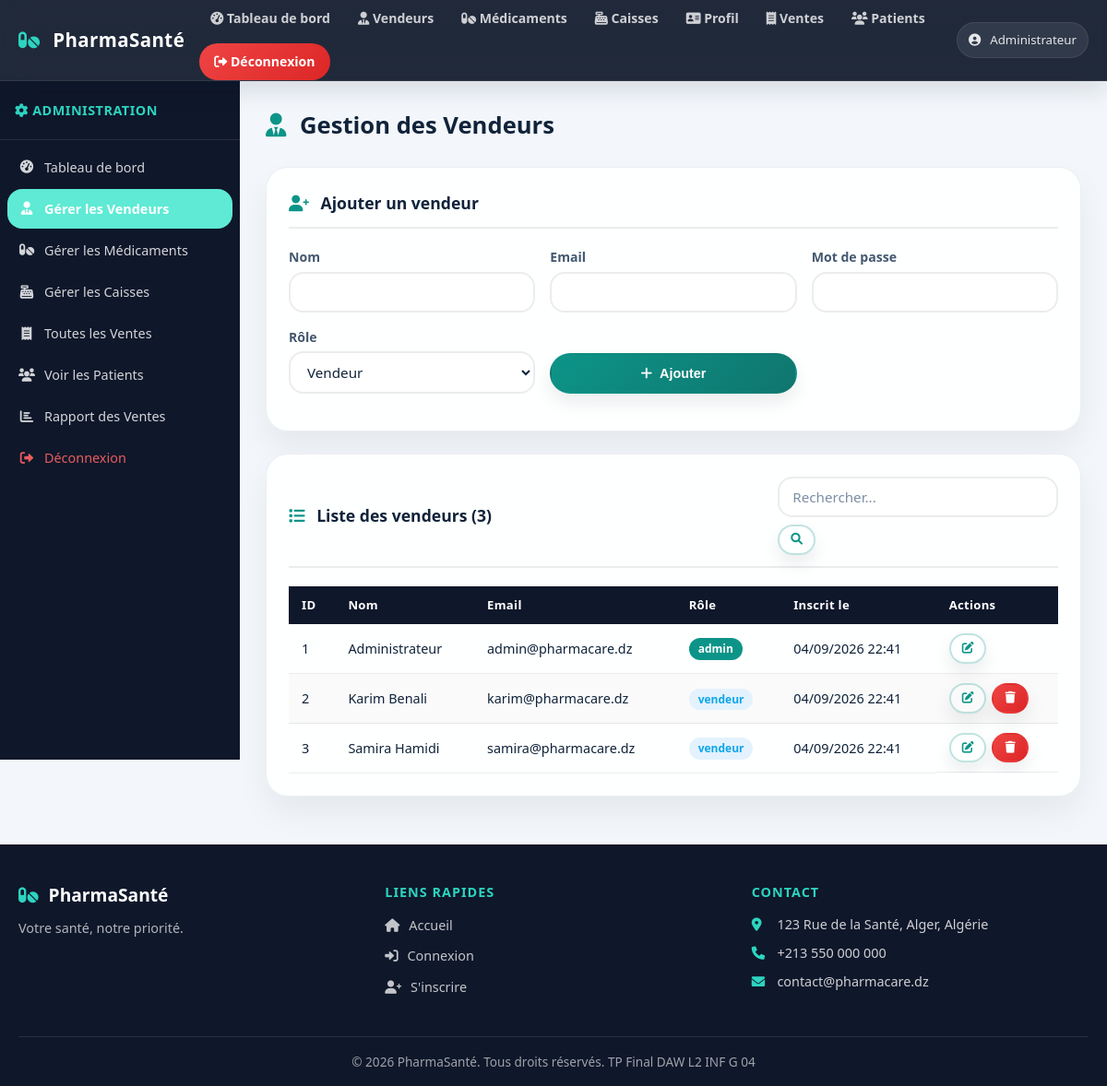
The page /gestion_vendeur.php (signed in) on the database its author committed.
### tables this page shows
CREATE TABLE `vendeur` (
    `id` INT NOT NULL AUTO_INCREMENT,
    `nom` VARCHAR(100) NOT NULL,
    `email` VARCHAR(100) NOT NULL,
    `password` VARCHAR(255) NOT NULL,
    `role` ENUM('admin','vendeur') DEFAULT 'vendeur',
    `date_creation` TIMESTAMP DEFAULT CURRENT_TIMESTAMP,
    PRIMARY KEY (`id`),
    UNIQUE KEY `uq_vendeur_email` (`email`)
);

CREATE TABLE `site_profile` (
    `id` TINYINT UNSIGNED NOT NULL,
    `full_name` VARCHAR(150) NOT NULL,
    `phone` VARCHAR(30) NOT NULL,
    `email` VARCHAR(150) NOT NULL,
    `location` VARCHAR(200) NOT NULL,
    `bio` VARCHAR(500) NOT NULL,
    `photo_path` VARCHAR(255) DEFAULT NULL,
    `updated_at` TIMESTAMP DEFAULT CURRENT_TIMESTAMP ON UPDATE CURRENT_TIMESTAMP,
    PRIMARY KEY (`id`)
);

### includes/functions.php (called while the page is built, shortened)
<?php
function h($data) {
    return htmlspecialchars($data, ENT_QUOTES, 'UTF-8');
}
function getSiteProfile($conn) {
    $create = $conn->query("CREATE TABLE IF NOT EXISTS site_profile (
        id TINYINT UNSIGNED NOT NULL PRIMARY KEY,
        full_name VARCHAR(150) NOT NULL,
        phone VARCHAR(30) NOT NULL,
        email VARCHAR(150) NOT NULL,
        location VARCHAR(200) NOT NULL,
        bio VARCHAR(500) NOT NULL,
        photo_path VARCHAR(255) DEFAULT NULL,
        updated_at TIMESTAMP DEFAULT CURRENT_TIMESTAMP ON UPDATE CURRENT_TIMESTAMP
    ) ENGINE=InnoDB DEFAULT CHARSET=utf8mb4 COLLATE=utf8mb4_unicode_ci");
    $result = $conn->query("SELECT * FROM site_profile WHERE id=1");
    if ($result && ($row = $result->fetch_assoc())) {
        return $row;
    }
    $defaults = array(
        'full_name' => 'PharmaSanté',
        'phone' => '+213 550 000 000',
        'email' => 'contact@pharmacare.dz',
        'location' => '123 Rue de la Santé, Alger, Algérie',
        'bio' => 'Votre santé, notre priorité.',
        'photo_path' => null
    );
    return $defaults;
}
function formatDate($datetime) {
    $ts = strtotime($datetime);
    return date('d/m/Y H:i', $ts);
}
?>

### gestion_vendeur.php (the view, shortened to what this page needs)
<!DOCTYPE html>
<html lang="fr">
<head>
    <link rel="stylesheet" href="https://cdnjs.cloudflare.com/ajax/libs/font-awesome/6.0.0-beta3/css/all.min.css">
    <link rel="stylesheet" href="style.css">
</head>
<body class="dashboard-page">
<?php
require_once 'config/database.php';
require_once 'includes/functions.php';
include 'header.php';
$search = isset($_GET['search']) ? trim($_GET['search']) : '';
$page   = isset($_GET['page']) ? max(1, intval($_GET['page'])) : 1;
$perPage = 10;
$offset  = ($page - 1) * $perPage;
if ($search) {
    $like = '%' . $search . '%';
    $countStmt = $conn->prepare("SELECT COUNT(*) FROM vendeur WHERE nom LIKE ? OR email LIKE ?");
    $countStmt->bind_param("ss", $like, $like);
    $countStmt->execute();
    $totalRows = $countStmt->get_result()->fetch_row()[0];
    $stmt = $conn->prepare("SELECT * FROM vendeur WHERE nom LIKE ? OR email LIKE ? ORDER BY date_creation DESC LIMIT ? OFFSET ?");
    $stmt->bind_param("ssii", $like, $like, $perPage, $offset);
    $stmt->execute();
    $result = $stmt->get_result();
} else {
    $totalRows = mysqli_fetch_row(mysqli_query($conn, "SELECT COUNT(*) FROM vendeur"))[0];
    $stmt = $conn->prepare("SELECT * FROM vendeur ORDER BY date_creation DESC LIMIT ? OFFSET ?");
    $stmt->bind_param("ii", $perPage, $offset);
    $stmt->execute();
    $result = $stmt->get_result();
}
?>
<div class="dashboard-layout">
    <aside class="sidebar">
        <div class="sidebar-header"><i class="fas fa-cog"></i> Administration</div>
        <nav class="sidebar-nav">
            <a href="admin_dashboard.php"><i class="fas fa-tachometer-alt"></i> Tableau de bord</a>
            <a href="gestion_vendeur.php" class="active"><i class="fas fa-user-tie"></i> Gérer les Vendeurs</a>
            <a href="gestion_medicament.php"><i class="fas fa-pills"></i> Gérer les Médicaments</a>
            <a href="gestion_caisse.php"><i class="fas fa-cash-register"></i> Gérer les Caisses</a>
            <a href="liste_vente.php"><i class="fas fa-receipt"></i> Toutes les Ventes</a>
            <a href="admin_patients.php"><i class="fas fa-users"></i> Voir les Patients</a>
            <a href="rapport_ventes.php"><i class="fas fa-chart-bar"></i> Rapport des Ventes</a>
            <a href="logout.php" class="sidebar-logout"><i class="fas fa-sign-out-alt"></i> Déconnexion</a>
        </nav>
    </aside>
    <main class="dashboard-main">
        <div class="page-header">
            <h1><i class="fas fa-user-tie"></i> Gestion des Vendeurs</h1>
        </div>
        <div class="section-card">
            <div class="section-card-header"><h2><i class="fas fa-user-plus"></i> Ajouter un vendeur</h2></div>
            <form method="POST" class="inline-form">
                <div class="form-row">
                    <div class="form-group"><label>Nom</label><input type="text" name="nom" class="form-input" required></div>
                    <div class="form-group"><label>Email</label><input type="email" name="email" class="form-input" required></div>
                    <div class="form-group"><label>Mot de passe</label><input type="password" name="password" class="form-input" required></div>
                    <div class="form-group">
                        <label>Rôle</label>
                        <select name="role" class="form-input">
                            <option value="vendeur">Vendeur</option>
                        </select>
                    </div>
                    <div class="form-group form-group-btn">
                        <button type="submit" class="btn btn-primary"><i class="fas fa-plus"></i> Ajouter</button>
                    </div>
                </div>
            </form>
        </div>
        <div class="section-card">
            <div class="section-card-header">
                <h2><i class="fas fa-list"></i> Liste des vendeurs (<?php echo $totalRows; ?>)</h2>
                <form method="GET" class="search-form">
                    <input type="text" name="search" class="form-input" placeholder="Rechercher..." value="<?php echo h($search); ?>">
                    <button type="submit" class="btn btn-outline btn-sm"><i class="fas fa-search"></i></button>
                </form>
            </div>
            <div class="table-responsive">
                <table class="data-table" id="vendeurTable">
                    <thead>
                        <tr><th>ID</th><th>Nom</th><th>Email</th><th>Rôle</th><th>Inscrit le</th><th>Actions</th></tr>
                    </thead>
                    <tbody>
                    <?php $hasRows = false; while ($v = $result->fetch_assoc()): $hasRows = true; ?>
                        <tr>
                            <td><?php echo $v['id']; ?></td>
                            <td><?php echo h($v['nom']); ?></td>
                            <td><?php echo h($v['email']); ?></td>
                            <td><span class="badge <?php echo $v['role']==='admin'?'badge-primary':'badge-info'; ?>"><?php echo h($v['role']); ?></span></td>
                            <td><?php echo formatDate($v['date_creation']); ?></td>
                            <td class="actions">
                                <button class="btn btn-sm btn-outline" onclick="openEditModal(<?php echo $v['id']; ?>,'<?php echo h(addslashes($v['nom'])); ?>','<?php echo h(addslashes($v['email'])); ?>')">
                                    <i class="fas fa-edit"></i>
                                </button>
                                <?php if ($v['id'] != $_SESSION['user_id']): ?>
                                <button class="btn btn-sm btn-danger" onclick="deleteConfirmation(<?php echo $v['id']; ?>, 'delete-form-vendeur')">
                                    <i class="fas fa-trash"></i>
                                </button>
                                <?php endif; ?>
                            </td>
                        </tr>
                    <?php endwhile; ?>
                    </tbody>
                </table>
            </div>
        </div>
    </main>
</div>
<?php include 'footer.php'; ?>
</body>
</html>

### footer.php (shortened to what this page needs)
<?php $siteProfile = getSiteProfile($conn); ?>
<footer class="site-footer">
    <div class="footer-inner">
        <div class="footer-brand">
            <h3><i class="fas fa-pills"></i> <?php echo h($siteProfile['full_name']); ?></h3>
            <p><?php echo h($siteProfile['bio']); ?></p>
        </div>
        <div class="footer-links">
            <h4>Liens rapides</h4>
            <ul>
                <li><a href="index.php"><i class="fas fa-home"></i> Accueil</a></li>
                <li><a href="login.php"><i class="fas fa-sign-in-alt"></i> Connexion</a></li>
                <li><a href="register_patient.php"><i class="fas fa-user-plus"></i> S'inscrire</a></li>
            </ul>
        </div>
        <div class="footer-contact">
            <h4>Contact</h4>
            <p><i class="fas fa-map-marker-alt"></i> <?php echo h($siteProfile['location']); ?></p>
            <p><i class="fas fa-phone"></i> <?php echo h($siteProfile['phone']); ?></p>
            <p><i class="fas fa-envelope"></i> <?php echo h($siteProfile['email']); ?></p>
        </div>
    </div>
    <div class="footer-bottom">
        <p>&copy; 2026 PharmaSanté. Tous droits réservés. TP Final DAW L2 INF G 04</p>
    </div>
</footer>

### rows shown on the page
vendeur: id "1", nom "Administrateur", email "admin@pharmacare.dz", role "admin", date_creation "04/09/2026 22:41"
vendeur: id "2", nom "Karim Benali", email "karim@pharmacare.dz", role "vendeur", date_creation "04/09/2026 22:41"
vendeur: id "3", nom "Samira Hamidi", email "samira@pharmacare.dz", role "vendeur", date_creation "04/09/2026 22:41"
site_profile: full_name "PharmaSanté", bio "Votre santé, notre priorité.", location "123 Rue de la Santé, Alger, Algérie", phone "+213 550 000 000", email "contact@pharmacare.dz"

### other values the page prints
$userName "Administrateur"
$totalRows "3"
